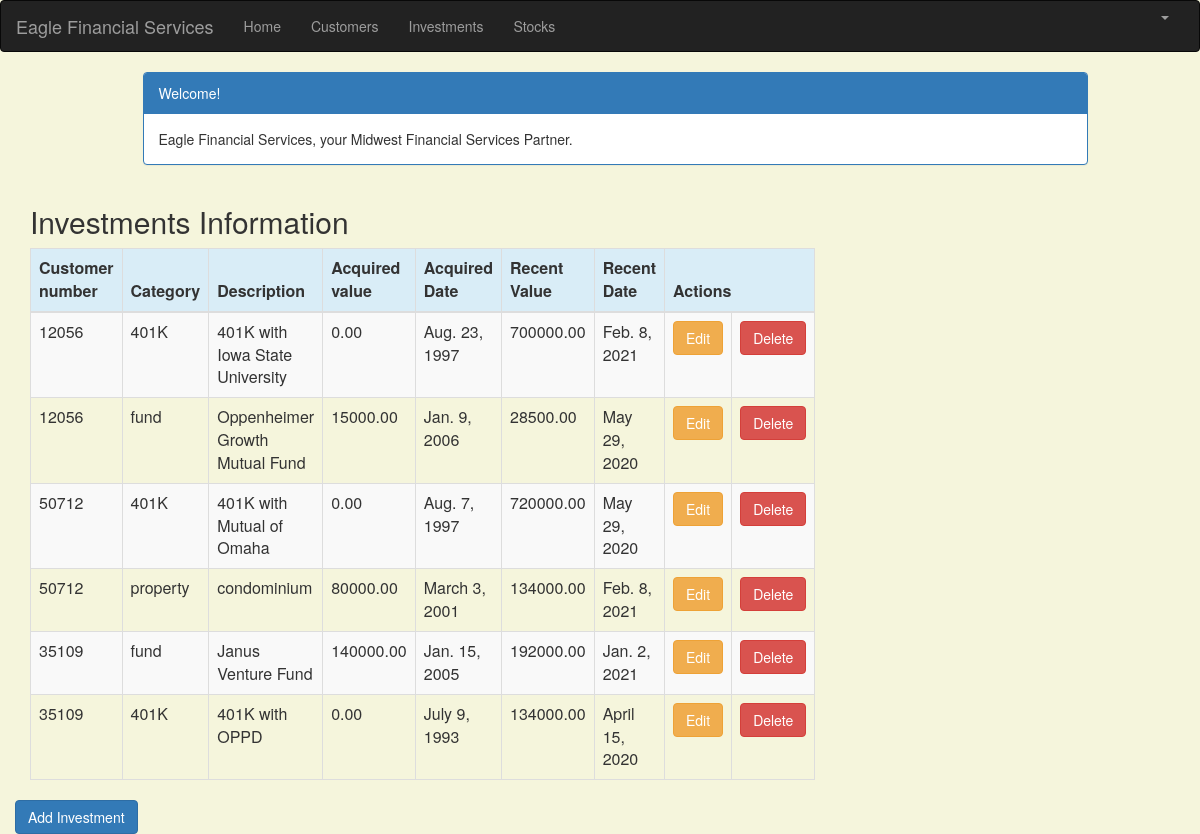
Page /investment_list (signed in) on the committed database.
### portfolio/models.py (models this page shows, shortened)
class Investment(models.Model):
    customer = models.ForeignKey(Customer, on_delete=models.CASCADE, related_name='investments')
    category = models.CharField(max_length=50)
    description = models.CharField(max_length=200)
    acquired_value = models.DecimalField(max_digits=10, decimal_places=2)
    acquired_date = models.DateField(default=timezone.now)
    recent_value = models.DecimalField(max_digits=10, decimal_places=2)
    recent_date = models.DateField(default=timezone.now, blank=True, null=True)

class Customer(models.Model):
    name = models.CharField(max_length=50)
    address = models.CharField(max_length=200)
    cust_number = models.IntegerField(blank=False, null=False)
    city = models.CharField(max_length=50)
    state = models.CharField(max_length=50)
    zipcode = models.CharField(max_length=10)
    email = models.EmailField(max_length=200)
    cell_phone = models.CharField(max_length=50)
    created_date = models.DateTimeField(default=timezone.now)
    updated_date = models.DateTimeField(auto_now_add=True)
    def __str__(self):
        return str(self.cust_number)

### portfolio/views.py (the view)
# urls.py: path('investment_list', views.investment_list, name='investment_list'),
@login_required
def investment_list(request):
   investments = Investment.objects.filter(acquired_date__lte=timezone.now())
   return render(request, 'portfolio/investment_list.html', {'investments': investments})

### portfolio/templates/portfolio/investment_list.html (shortened to what this page needs)
{% extends 'portfolio/base.html' %}
{% block content %}
    <html>
    <head>
        <link rel="stylesheet" href="https://maxcdn.bootstrapcdn.com/bootstrap/3.3.4/css/bootstrap.min.css">
    </head>
    <body>
    <div class="container">
        <div class="row">
            <div class="col-md-10 col-md-offset-1">
                <div class="panel panel-primary">
                    <div class="panel-heading">Welcome!</div>
                    <div class="panel-body">
                        Eagle Financial Services, your Midwest Financial Services Partner.
                    </div>
                </div>
            </div>
        </div>
    </div>
    <div class="row">
        <h2 style="padding-left: 15Px">Investments Information</h2>
    </div>
    <div>
        <table class="table table-striped table-bordered table-hover">
            <thead>
            <tr class="bg-info">
                <th>Customer number</th>
                <th>Category</th>
                <th>Description</th>
                <th>Acquired value</th>
                <th>Acquired Date</th>
                <th>Recent Value</th>
                <th>Recent Date</th>
                <th colspan="3">Actions</th>
            </tr>
            </thead>
            <tbody>
            {% for investment in investments %}
                <tr>
                    <td>{{ investment.customer }}</td>
                    <td>{{ investment.category }}</td>
                    <td>{{ investment.description }}</td>
                    <td>{{ investment.acquired_value }}</td>
                    <td>{{ investment.acquired_date }}</td>
                    <td>{{ investment.recent_value }}</td>
                    <td>{{ investment.recent_date }}</td>
                    <td><a href="{% url 'portfolio:investment_edit' pk=investment.pk %}"
                           class="btn btn-warning">Edit</a></td>
                    <td><a href="{% url 'portfolio:investment_delete' pk=investment.pk %}"
                           onclick="return confirm('Are you sure you want to delete?')"
                           class="btn btn-danger">Delete</a>
                    </td>
                </tr>
            {% endfor %}
            </tbody>
        </table>
        <div class="row">
            <a href="{% url 'portfolio:investment_new' %}" class="row"><span
                    class="btn btn-primary">Add Investment</span></a>
        </div>
    </div>
    </body>
    </html>
{% endblock %}

### portfolio/templates/portfolio/base.html (shortened to what this page needs)
{% load static %}
<html lang="en">
<head>
    <link rel="stylesheet" href="https://maxcdn.bootstrapcdn.com/bootstrap/3.3.7/css/bootstrap.min.css">
</head>
<body id="app-layout">
<nav class="navbar navbar-inverse">
    <div class="container-fluid">
        <div class="navbar-header">
            <a class="navbar-brand" href="/">
                Eagle Financial Services
            </a>
        </div>
        <div class="collapse navbar-collapse" id="myNavbar">
            <ul class="nav navbar-nav">
                <li><a href="{% url 'portfolio:home' %}">Home</a></li>
                <li><a href="{% url 'portfolio:customer_list' %}">Customers</a></li>
               <li><a href="{% url 'portfolio:investment_list' %}">Investments</a></li>
                <li><a href="{% url 'portfolio:stock_list' %}">Stocks</a></li>
            </ul>
            <ul class="nav navbar-nav navbar-right">
                {% if user.is_authenticated %}
                    <li class="dropdown">
                        <a href="#" class="dropdown-toggle" data-toggle="dropdown" role="button" aria-expanded="false">
                            <span class="caret"></span>
                        </a>
                    </li>
                {% else %}
                    <li><a href="{% url 'login' %}"><span class="glyphicon glyphicon-log-in"></span> Login</a></li>
                {% endif %}
            </ul>
        </div>
    </div>
</nav>
<div class="content container">
    <div class="row">
        <div class="col-md-8">
            {% block content %}{% endblock %}
        </div>
    </div>
</body>
</html>

### portfolio/templates/portfolio/base.html (style rules this page uses)
.navbar { margin-bottom: 0; border-radius: 0; }

### portfolio/templates/portfolio/investment_list.html (style rules this page uses)
body { background-color: beige; }

### rows in the picture
Investment: customer "12056", category "401K", description "401K with Iowa State University", acquired_value "0.00", acquired_date "Aug. 23, 1997", recent_value "700000.00", recent_date "Feb. 8, 2021"
Investment: customer "12056", category "fund", description "Oppenheimer Growth Mutual Fund", acquired_value "15000.00", acquired_date "Jan. 9, 2006", recent_value "28500.00", recent_date "May 29, 2020"
Investment: customer "50712", category "401K", description "401K with Mutual of Omaha", acquired_value "0.00", acquired_date "Aug. 7, 1997", recent_value "720000.00", recent_date "May 29, 2020"
Investment: customer "50712", category "property", description "condominium", acquired_value "80000.00", acquired_date "March 3, 2001", recent_value "134000.00", recent_date "Feb. 8, 2021"
Investment: customer "35109", category "fund", description "Janus Venture Fund", acquired_value "140000.00", acquired_date "Jan. 15, 2005", recent_value "192000.00", recent_date "Jan. 2, 2021"
Investment: customer "35109", category "401K", description "401K with OPPD", acquired_value "0.00", acquired_date "July 9, 1993", recent_value "134000.00", recent_date "April 15, 2020"
